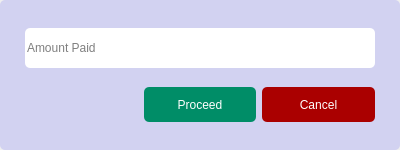
<?xml version="1.0" encoding="UTF-8"?>
<ui version="4.0">
 <class>Dialog</class>
 <widget class="QDialog" name="Dialog">
  <property name="geometry">
   <rect>
    <x>0</x>
    <y>0</y>
    <width>400</width>
    <height>150</height>
   </rect>
  </property>
  <property name="maximumSize">
   <size>
    <width>500</width>
    <height>400</height>
   </size>
  </property>
  <property name="windowTitle">
   <string>Amount  Paid</string>
  </property>
  <property name="styleSheet">
   <string notr="true">border-radius:5px;</string>
  </property>
  <layout class="QVBoxLayout" name="verticalLayout">
   <property name="leftMargin">
    <number>0</number>
   </property>
   <property name="topMargin">
    <number>0</number>
   </property>
   <property name="rightMargin">
    <number>0</number>
   </property>
   <property name="bottomMargin">
    <number>0</number>
   </property>
   <item>
    <widget class="QWidget" name="widget" native="true">
     <property name="maximumSize">
      <size>
       <width>56789</width>
       <height>16777215</height>
      </size>
     </property>
     <property name="styleSheet">
      <string notr="true">background-color: rgb(210, 210, 241);</string>
     </property>
     <layout class="QVBoxLayout" name="verticalLayout_2">
      <property name="leftMargin">
       <number>25</number>
      </property>
      <property name="topMargin">
       <number>15</number>
      </property>
      <property name="rightMargin">
       <number>25</number>
      </property>
      <property name="bottomMargin">
       <number>15</number>
      </property>
      <item>
       <widget class="QLineEdit" name="amount">
        <property name="sizePolicy">
         <sizepolicy hsizetype="Expanding" vsizetype="Expanding">
          <horstretch>0</horstretch>
          <verstretch>0</verstretch>
         </sizepolicy>
        </property>
        <property name="minimumSize">
         <size>
          <width>0</width>
          <height>8</height>
         </size>
        </property>
        <property name="maximumSize">
         <size>
          <width>16777215</width>
          <height>40</height>
         </size>
        </property>
        <property name="styleSheet">
         <string notr="true">background-color: rgb(255, 255, 255);
font: 75 11pt &quot;MS Shell Dlg 2&quot;;</string>
        </property>
        <property name="placeholderText">
         <string>Amount Paid</string>
        </property>
       </widget>
      </item>
      <item>
       <widget class="QWidget" name="widget_5" native="true">
        <property name="sizePolicy">
         <sizepolicy hsizetype="Preferred" vsizetype="Preferred">
          <horstretch>0</horstretch>
          <verstretch>0</verstretch>
         </sizepolicy>
        </property>
        <property name="maximumSize">
         <size>
          <width>16777215</width>
          <height>35</height>
         </size>
        </property>
        <layout class="QHBoxLayout">
         <property name="leftMargin">
          <number>0</number>
         </property>
         <property name="topMargin">
          <number>0</number>
         </property>
         <property name="rightMargin">
          <number>0</number>
         </property>
         <property name="bottomMargin">
          <number>0</number>
         </property>
         <item>
          <widget class="QWidget" name="widget_2" native="true">
           <property name="sizePolicy">
            <sizepolicy hsizetype="Expanding" vsizetype="Expanding">
             <horstretch>0</horstretch>
             <verstretch>0</verstretch>
            </sizepolicy>
           </property>
          </widget>
         </item>
         <item>
          <widget class="QPushButton" name="proceed">
           <property name="sizePolicy">
            <sizepolicy hsizetype="Expanding" vsizetype="Preferred">
             <horstretch>0</horstretch>
             <verstretch>0</verstretch>
            </sizepolicy>
           </property>
           <property name="maximumSize">
            <size>
             <width>400</width>
             <height>500</height>
            </size>
           </property>
           <property name="styleSheet">
            <string notr="true">color: rgb(255, 255, 255);
background-color: rgb(0, 141, 103);
font: 11pt &quot;Open Sans Extrabold&quot;;</string>
           </property>
           <property name="text">
            <string>Proceed</string>
           </property>
          </widget>
         </item>
         <item>
          <widget class="QPushButton" name="cancel">
           <property name="sizePolicy">
            <sizepolicy hsizetype="Expanding" vsizetype="Expanding">
             <horstretch>0</horstretch>
             <verstretch>0</verstretch>
            </sizepolicy>
           </property>
           <property name="maximumSize">
            <size>
             <width>500</width>
             <height>16777215</height>
            </size>
           </property>
           <property name="styleSheet">
            <string notr="true">color: rgb(255, 255, 255);
font: 11pt &quot;Open Sans Extrabold&quot;;
background-color: rgb(170, 0, 0);</string>
           </property>
           <property name="text">
            <string>Cancel</string>
           </property>
          </widget>
         </item>
        </layout>
       </widget>
      </item>
     </layout>
    </widget>
   </item>
  </layout>
 </widget>
 <resources/>
 <connections/>
</ui>
